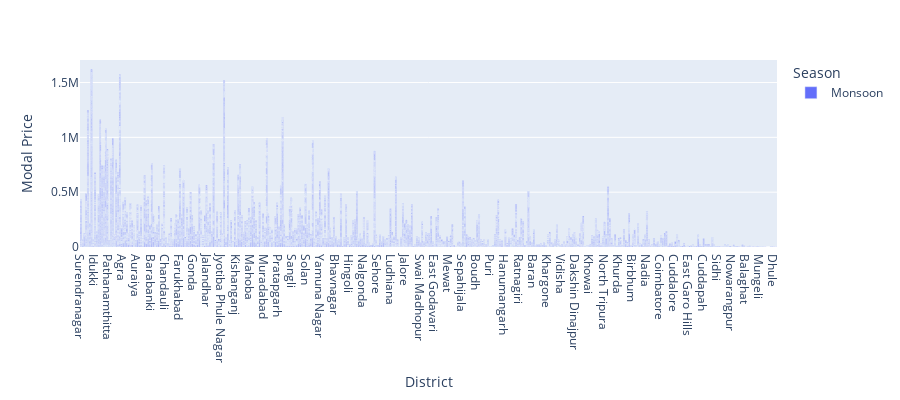

Notebook cell for this chart:
### Code cell
fig=px.bar(df,x="District",y="Modal Price",color="Season",height=400)
fig.show()

### Figure 1 — Plotly figure (JSON) as saved in the notebook; plotly's stock layout.template omitted (floating-point values rounded to 4 significant figures; data arrays with more than 128 entries replaced by an {"elided": "..."} marker saying what was removed)
{"data": [{"alignmentgroup": "True", "hovertemplate": "Season=Monsoon<br>District=%{x}<br>Modal Price=%{y}<extra></extra>", "legendgroup": "Monsoon", "marker": {"color": "#636efa", "pattern": {"shape": ""}}, "name": "Monsoon", "offsetgroup": "Monsoon", "orientation": "v", "showlegend": true, "textposition": "auto", "type": "bar", "x": {"elided": "21696 str values"}, "xaxis": "x", "y": {"elided": "21696 float values"}, "yaxis": "y"}], "layout": {"barmode": "relative", "height": 400, "legend": {"title": {"text": "Season"}, "tracegroupgap": 0}, "margin": {"t": 60}, "xaxis": {"anchor": "y", "domain": [0, 1], "title": {"text": "District"}}, "yaxis": {"anchor": "x", "domain": [0, 1], "title": {"text": "Modal Price"}}}}
